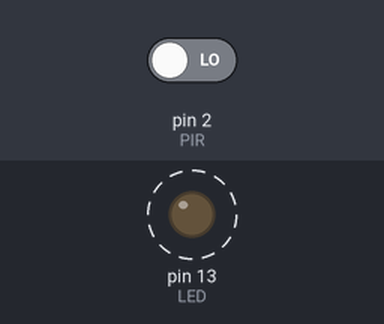
Bench run of a sketch on a simulated Arduino Uno, built with avr-gcc and run on an emulated ATmega328P. On the bench: output pins drawn as LEDs (lit = HIGH). Dashed ring = blinking. The inputs (shaded band) are chosen by the test bench; at power-on: pin 2 (PIR) LOW.

Above: at 1.3 s.
1.4 s: pin 2 (PIR) driven HIGH
At 2.2 s:
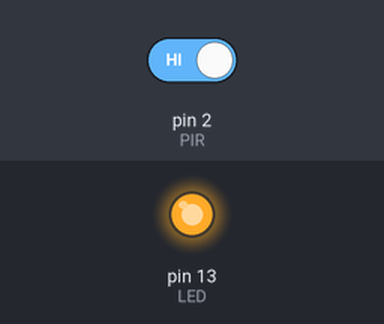
At 7.2 s:
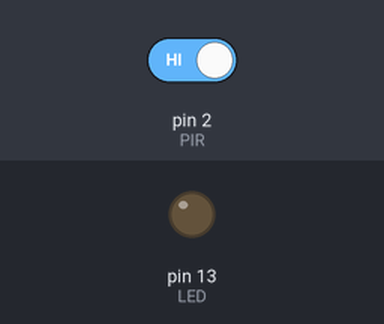
Timing chart, 0 to 8.7 s (numbered marks = the images above; inputs shaded):
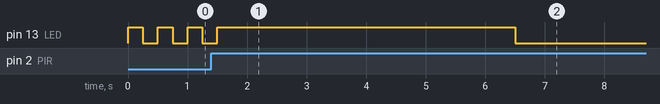

The sketch:

PIR_Onboard_LED.ino
```cpp
int PIR = 2; // The PIR is conencted to pin 2
int LED = 13; //The LED is connected to pin 13

void setup() {
pinMode(LED, OUTPUT);
pinMode(PIR, INPUT);
}


void loop() {

//  digitalWrite(13,LOW);
digitalRead(PIR);

if ( digitalRead(PIR) == HIGH) // turn on LED when motion detected by PIR
{
digitalWrite(LED, HIGH);   // turn the LED on (HIGH is the voltage level)
delay(5000);              // wait for 5 seconds
digitalWrite(LED, LOW);    // turn the LED off by making the voltage LOW
delay(5000);
}

else {
digitalWrite(LED, HIGH);   // turn the LED on (HIGH is the voltage level)
delay(250);              // wait for 0.25 seconds
digitalWrite(LED, LOW);    // turn the LED off by making the voltage LOW
delay(250);
}
}
```
